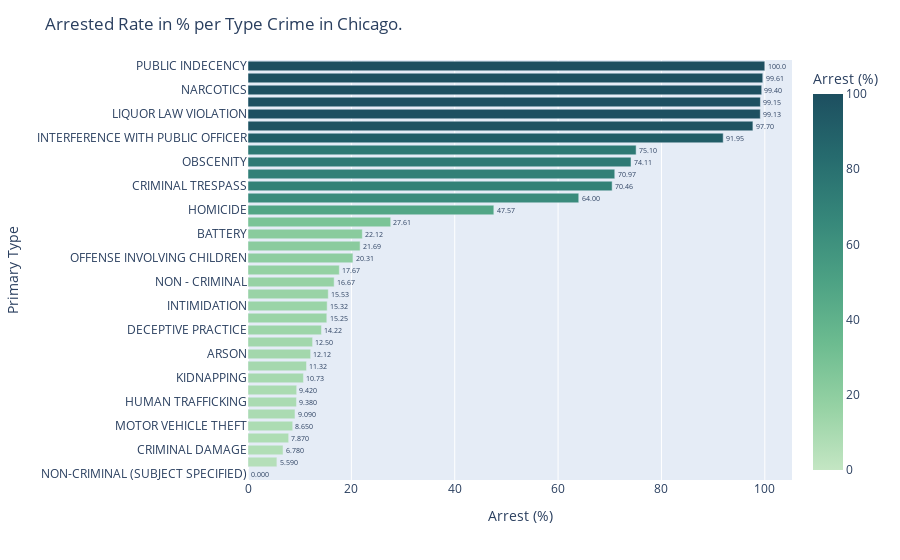

Notebook code for this chart:
### Markdown cell above
## What is the arrested rate per crime?

### Code cell
cases = c_crime_df.groupby('Primary Type')['Arrest'].mean().reset_index()
cases['Arrest (%)'] = cases['Arrest'].round(4)*100
cases.sort_values('Arrest', inplace=True)
fig = px.bar(
    cases,
    orientation='h',
    x="Arrest (%)",
    y="Primary Type",
    color="Arrest (%)",
    text="Arrest (%)",
    height=800,
    #width=800,
        color_continuous_scale=px.colors.sequential.Blugrn

)
fig.update_traces(texttemplate="%{text:.4s}", textposition="outside")
fig.update_layout(title_text="Arrested Rate in % per Type Crime in Chicago.")

fig.show()

### Figure 1 — Plotly figure (JSON) as saved in the notebook; plotly's stock layout.template omitted (floating-point values rounded to 4 significant figures)
{"data": [{"alignmentgroup": "True", "hovertemplate": "Arrest (%)=%{marker.color}<br>Primary Type=%{y}<extra></extra>", "legendgroup": "", "marker": {"color": [0, 5.59, 6.78, 7.87, 8.65, 9.09, 9.38, 9.42, 10.73, 11.32, 12.12, 12.5, 14.22, 15.25, 15.32, 15.53, 16.67, 17.67, 20.31, 21.69, 22.12, 27.61, 47.57, 64, 70.46, 70.97, 74.11, 75.1, 91.95, 97.7, 99.13, 99.15, 99.4, 99.61, 100], "coloraxis": "coloraxis", "pattern": {"shape": ""}}, "name": "", "offsetgroup": "", "orientation": "h", "showlegend": false, "text": [0, 5.59, 6.78, 7.87, 8.65, 9.09, 9.38, 9.42, 10.73, 11.32, 12.12, 12.5, 14.22, 15.25, 15.32, 15.53, 16.67, 17.67, 20.31, 21.69, 22.12, 27.61, 47.57, 64, 70.46, 70.97, 74.11, 75.1, 91.95, 97.7, 99.13, 99.15, 99.4, 99.61, 100], "textposition": "outside", "texttemplate": "%{text:.4s}", "type": "bar", "x": [0, 5.59, 6.78, 7.87, 8.65, 9.09, 9.38, 9.42, 10.73, 11.32, 12.12, 12.5, 14.22, 15.25, 15.32, 15.53, 16.67, 17.67, 20.31, 21.69, 22.12, 27.61, 47.57, 64, 70.46, 70.97, 74.11, 75.1, 91.95, 97.7, 99.13, 99.15, 99.4, 99.61, 100], "xaxis": "x", "y": ["NON-CRIMINAL (SUBJECT SPECIFIED)", "BURGLARY", "CRIMINAL DAMAGE", "CRIMINAL SEXUAL ASSAULT", "MOTOR VEHICLE THEFT", "RITUALISM", "HUMAN TRAFFICKING", "ROBBERY", "KIDNAPPING", "THEFT", "ARSON", "NON-CRIMINAL", "DECEPTIVE PRACTICE", "STALKING", "INTIMIDATION", "CRIM SEXUAL ASSAULT", "NON - CRIMINAL", "OTHER OFFENSE", "OFFENSE INVOLVING CHILDREN", "ASSAULT", "BATTERY", "SEX OFFENSE", "HOMICIDE", "PUBLIC PEACE VIOLATION", "CRIMINAL TRESPASS", "OTHER NARCOTIC VIOLATION", "OBSCENITY", "WEAPONS VIOLATION", "INTERFERENCE WITH PUBLIC OFFICER", "CONCEALED CARRY LICENSE VIOLATION", "LIQUOR LAW VIOLATION", "GAMBLING", "NARCOTICS", "PROSTITUTION", "PUBLIC INDECENCY"], "yaxis": "y"}], "layout": {"autosize": true, "barmode": "relative", "coloraxis": {"colorbar": {"title": {"text": "Arrest (%)"}}, "colorscale": [[0, "rgb(196, 230, 195)"], [0.1667, "rgb(150, 210, 164)"], [0.3333, "rgb(109, 188, 144)"], [0.5, "rgb(77, 162, 132)"], [0.6667, "rgb(54, 135, 122)"], [0.8333, "rgb(38, 107, 110)"], [1, "rgb(29, 79, 96)"]]}, "legend": {"tracegroupgap": 0}, "margin": {"t": 60}, "title": {"text": "Arrested Rate in % per Type Crime in Chicago."}, "xaxis": {"anchor": "y", "autorange": true, "domain": [0, 1], "range": [0, 105.3], "title": {"text": "Arrest (%)"}, "type": "linear"}, "yaxis": {"anchor": "x", "autorange": true, "domain": [0, 1], "range": [-0.5, 34.5], "title": {"text": "Primary Type"}, "type": "category"}}}
